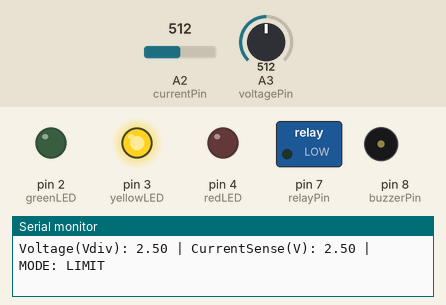
Simulated run of this sketch. Board: Arduino Uno, built with avr-gcc and run on an emulated ATmega328P. On the bench: switched loads named in the sketch (green lamp = pin HIGH), output pins drawn as LEDs (lit = HIGH), buzzer (waves = sounding, pin HIGH), the last lines printed to the serial monitor. Inputs (shaded band) come from the test bench; at power-on: A3 (voltagePin) = 512, A2 (currentPin) = 512.

Above: at 1.8 s.
1.9 s: A3 (voltagePin) set to 601
3.4 s: A3 (voltagePin) set to 631
At 4.8 s:
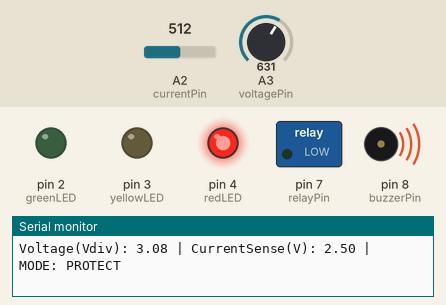
5.5 s: A3 (voltagePin) set to 306
At 6.5 s:
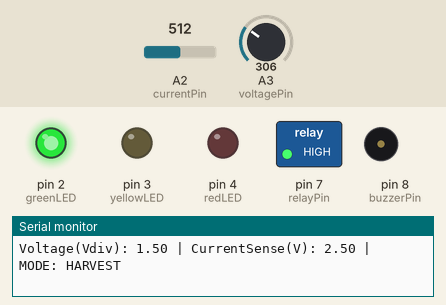
7.5 s: A3 (voltagePin) set to 107
9.2 s: A3 (voltagePin) set to 92
At 10.9 s:
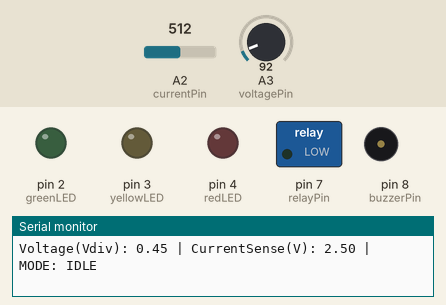
11.5 s: A3 (voltagePin) set to 122
At 12.5 s:
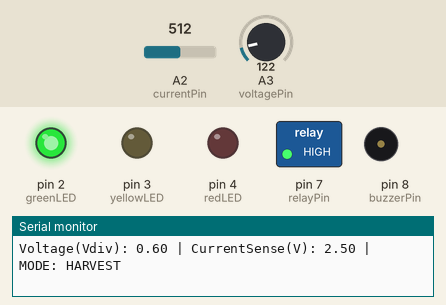
Timing chart, 0 to 14.5 s (numbered marks = the images above; inputs shaded):
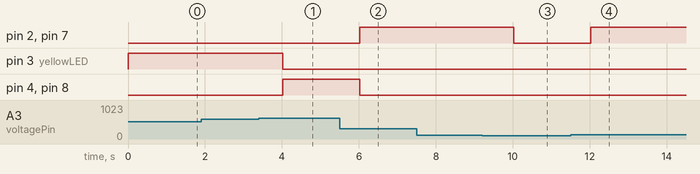

Measured:
- the behaviour switches between 613 and 614 on A3 (voltagePin) (found by bisection; images 0 and 1)
- the behaviour switches between 103 and 102 on A3 (voltagePin) (found by bisection; images 2 and 3)
- after the input at 3.4 s, pin 3 (yellowLED): HIGH → LOW after 0.62 s; pin 4 (redLED), pin 8 (buzzerPin): LOW → HIGH after 0.62 s
- after the input at 5.5 s, pin 2 (greenLED), pin 7 (relayPin): LOW → HIGH after 0.52 s; pin 4 (redLED), pin 8 (buzzerPin): HIGH → LOW after 0.52 s
- after the input at 9.2 s, pin 2 (greenLED), pin 7 (relayPin): HIGH → LOW after 0.83 s
- after the input at 11.5 s, pin 2 (greenLED), pin 7 (relayPin): LOW → HIGH after 0.53 s

The sketch:

SAMTEH.ino
```cpp
// SAMTEH

const int currentPin = A2;
const int voltagePin = A3;

const int greenLED = 2;
const int yellowLED = 3;
const int redLED = 4;

const int relayPin = 7;
const int buzzerPin = 8;

void setup() {
  Serial.begin(9600);

  pinMode(greenLED, OUTPUT);
  pinMode(yellowLED, OUTPUT);
  pinMode(redLED, OUTPUT);
  pinMode(relayPin, OUTPUT);
  pinMode(buzzerPin, OUTPUT);

  digitalWrite(relayPin, LOW); // start safe
  Serial.println("SAMTEM Initiated");
}

void loop() {
  float currentV = analogRead(currentPin) * (5.0 / 1023.0);
  float sensedV = analogRead(voltagePin) * (5.0 / 1023.0);

  String mode;

  // Simple protection logic
  if (sensedV < 0.5) {
    mode = "IDLE";
    digitalWrite(relayPin, LOW);
    digitalWrite(greenLED, LOW);
    digitalWrite(yellowLED, LOW);
    digitalWrite(redLED, LOW);
    digitalWrite(buzzerPin, LOW);
  }
  else if (sensedV < 2.0 && currentV < 2.7) {
    mode = "HARVEST";
    digitalWrite(relayPin, HIGH);
    digitalWrite(greenLED, HIGH);
    digitalWrite(yellowLED, LOW);
    digitalWrite(redLED, LOW);
    digitalWrite(buzzerPin, LOW);
  }
  else if (sensedV < 3.0) {
    mode = "LIMIT";
    digitalWrite(relayPin, LOW);
    digitalWrite(greenLED, LOW);
    digitalWrite(yellowLED, HIGH);
    digitalWrite(redLED, LOW);
    digitalWrite(buzzerPin, LOW);
  }
  else {
    mode = "PROTECT";
    digitalWrite(relayPin, LOW);
    digitalWrite(greenLED, LOW);
    digitalWrite(yellowLED, LOW);
    digitalWrite(redLED, HIGH);
    digitalWrite(buzzerPin, HIGH);
  }

  Serial.print("Voltage(Vdiv): ");
  Serial.print(sensedV, 2);
  Serial.print(" | CurrentSense(V): ");
  Serial.print(currentV, 2);
  Serial.print(" | MODE: ");
  Serial.println(mode);

  delay(1000);
}
```
